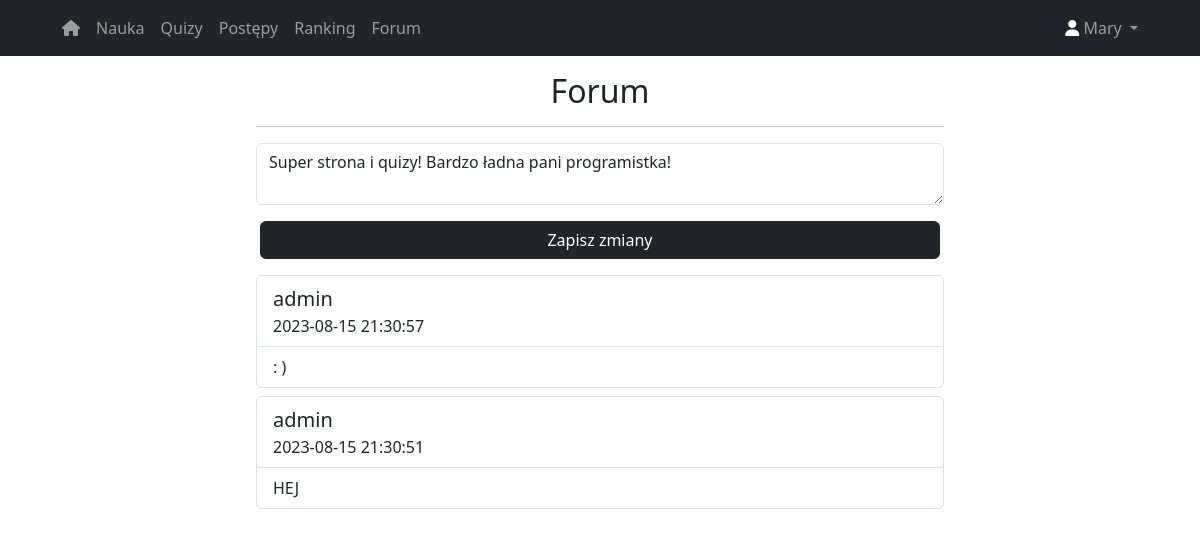
Page /edit_note/1 (signed in) on the earlier database version.
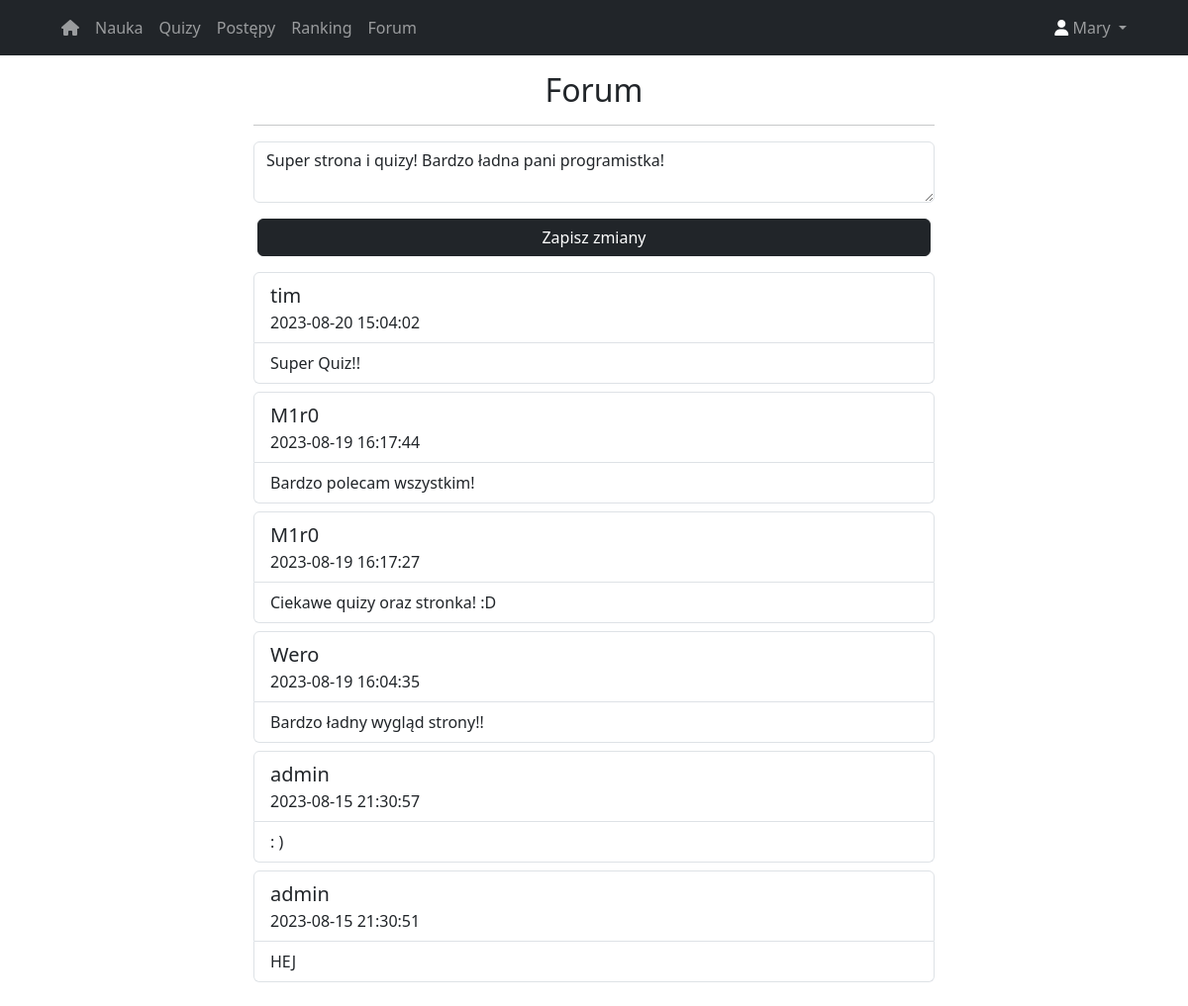
Same page on the later database version.
### website/models.py (models this page shows)
class Note(db.Model):
    id = db.Column(db.Integer, primary_key=True)
    data = db.Column(db.String(100))
    date = db.Column(db.String(150))
    user_id = db.Column(db.String, db.ForeignKey('user.first_name'))

### website/auth.py (the view, shortened to what this page needs)
@auth.route('/edit_note/<int:note_id>', methods=['GET', 'POST'])
@login_required
def edit_note(note_id):
    note = Note.query.get_or_404(note_id)
    act_date = datetime.datetime.now()
    form_date = "%H:%M %d.%m.%Y"
    done_date = act_date.strftime(form_date)
    all_notes = Note.query.filter(Note.id != note_id).all()
    return render_template('edit_note.html', user=current_user, note=note, notes=all_notes)

### website/__init__.py (called while the page is built)
def create_app():
    app = Flask(__name__)
    app.config['SECRET_KEY'] = 'hjshjhdjah kjshkjdhjs'
    app.config['SQLALCHEMY_DATABASE_URI'] = f'sqlite:///{DB_NAME}'
    db.init_app(app)
    from .auth import auth
    app.register_blueprint(auth, url_prefix='/')
    from .models import User
    with app.app_context():
        db.create_all()
    login_manager = LoginManager()
    login_manager.login_view = 'auth.login'
    login_manager.init_app(app)
    @login_manager.user_loader
    def load_user(id):
        return User.query.get(int(id))
    return app

### website/auth.py (called while the page is built)
@auth.before_request
def restrict_access_to_auth_routes():
    if current_user.is_authenticated and request.endpoint in ['auth.login', 'auth.sign_up']:
        return redirect(url_for('auth.mainPage'))

### website/templates/edit_note.html
{% extends 'base.html' %}
{% block content %}
     <div class="row align-items-center">
        <div class="mx-auto col-10 col-md-8 col-lg-8">
            <h2 class="text-center">Forum</h2>
            <hr>
            <div>
                {% if user.is_authenticated %}
                <form method="POST">
                    <textarea name="edited_note" class="form-control">{{ note.data }}</textarea>
                    <div class="row align-items-center px-3">
                        <button type="submit" class="btn btn-dark mt-3 mb-3">Zapisz zmiany</button>
                    </div>
                </form>
                {% endif %}
            </div>
            {% for note in notes|reverse %}
                {% if note != edited_note %}
                <ul class="list-group pb-2">
                    {% if note.user_id == user.first_name %}
                        <li class="list-group-item list-group-item-secondary fs-5">
                    {% else %}
                        <li class="list-group-item fs-5">
                    {% endif %}
                        {{ note.user_id }} <div class="fs-6">{{ note.date }}</div>
                    </li>
                    <li class="list-group-item">{{ note.data }}</li>
                </ul>
                {% endif %}
            {% endfor %}
        </div>
    </div>
{% endblock %}

Differences in the rows shown:
added Note: user_id "tim", date "2023-08-20 15:04:02", data "Super Quiz!!"
added Note: user_id "M1r0", date "2023-08-19 16:17:44", data "Bardzo polecam wszystkim!"
added Note: user_id "M1r0", date "2023-08-19 16:17:27", data "Ciekawe quizy oraz stronka! :D"
added Note: user_id "Wero", date "2023-08-19 16:04:35", data "Bardzo ładny wygląd strony!!"
